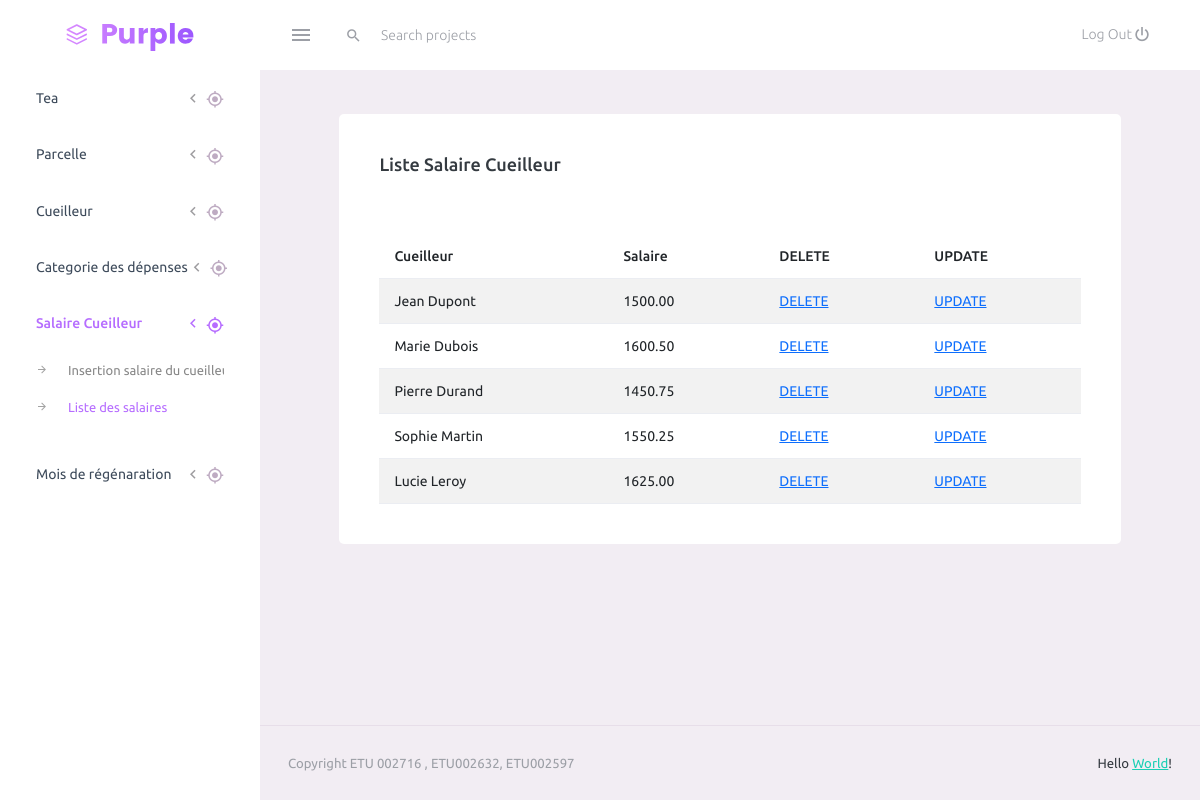
/affichage/liste_salaire_cueilleur.php, run on the app's committed database.
### tables this page shows
CREATE TABLE SalaireCueilleur (
    id INT AUTO_INCREMENT PRIMARY KEY,
    id_cueilleur INT NOT NULL,
    salaire DECIMAL(10, 2) NOT NULL,

    FOREIGN KEY (id_cueilleur) REFERENCES Cueilleur (id) ON DELETE CASCADE
);

CREATE TABLE Cueilleur (
    id INT AUTO_INCREMENT PRIMARY KEY,
    nom VARCHAR (255) NOT NULL,
    genre VARCHAR (255) NOT NULL,
    date_naissance DATE NOT NULL,
    poids_min_journalier DECIMAL(10,2) NOT NULL,
    bonus INT NOT NULL,
    malus INT NOT NULL
);

### php/model/BaseModel.php (called while the page is built)
<?php
    require_once("Database.php");
    class BaseModel {
        public static function get_all($table) {
            $query = "SELECT * FROM $table";
            return Database::fetch($query);
        }
    }
?>

### php/model/Database.php (called while the page is built, shortened)
<?php
    class Database {
        private static $host = '172.20.0.167';
        private static $user_name = 'ETU002716';
        private static $password = 'c2JMpbcVkSOs';
        private static $db_name = 'db_p16_ETU002716';
        public static function get_connection() {
            $connect = null;
            if ($connect === null)
            { $connect = mysqli_connect(self::$host, self::$user_name, self::$password, self::$db_name); }
            return $connect;
        }
        public static function fetch($query) {
            $res = mysqli_query(self::get_connection(), $query);
            $answer = array();
            while($d = mysqli_fetch_assoc($res))
            { $answer[] = $d; }
            return $answer;
        }
    }
?>

### php/model/Cueilleur.php (called while the page is built, shortened)
<?php
    require_once("Database.php");
    require_once("BaseModel.php");
    class Cueilleur extends BaseModel {
        private $nom;
        public function __construct($nom, $genre, $date_naissance, $poids_min_journalier, $bonus, $malus) {
            $this->nom = $nom;
        }
        public static function get_by_id($id) {
            $query = "SELECT * FROM Cueilleur WHERE id = $id";
            $result = Database::fetch($query);
            if ($result) {
                $cueilleur = new Cueilleur($result[0]['nom'], $result[0]['genre'], $result[0]['date_naissance'], $result[0]['poids_min_journalier'], $result[0]['bonus'], $result[0]['malus']);
                return $cueilleur;
            } else {
                return null;
            }
        }
        public function getNom()
        { return $this->nom; }
    }
?>

### affichage/liste_salaire_cueilleur.php (the view, shortened to what this page needs)
<?php
    require_once("../php/model/Cueilleur.php");
    $all_salaire_cueilleur = SalaireCueilleur::get_all("SalaireCueilleur");
?>
<!DOCTYPE html>
<html lang="en">
  <head>
    <link rel="stylesheet" href="./assets/vendors/mdi/css/materialdesignicons.min.css">
    <link rel="stylesheet" href="./assets/vendors/css/vendor.bundle.base.css">
    <link rel="stylesheet" href="./assets/css/style.css">
  </head>
  <body>
    <div class="container-scroller">
        <?php include("./partials/_navbar.php"); ?>
        <div class="container-fluid page-body-wrapper">
            <?php
                include("./partials/_sidebar.php");
            ?>
            <div class="main-panel">
            <div class="content-wrapper">
                <div class="page-header">
                <div class="card">
                  <div class="card-body">
                    <h4 class="card-title">Liste salaire cueilleur</h4>
                    <p class="card-description">  <code></code>
                    </p>
                    <table class="table table-striped">
                      <thead>
                        <tr>
                          <th> Cueilleur</th>
                          <th> Salaire </th>
                          <th>DELETE</th>
                          <th>UPDATE</th>
                        </tr>
                      </thead>
                      <tbody>
                          <?php for ($i = 0; $i < count($all_salaire_cueilleur); $i++) { ?>
                              <tr>
                                <td><?php echo (Cueilleur::get_by_id($all_salaire_cueilleur[$i]["id_cueilleur"])->getNom()); ?></td>
                                <td><?php echo ($all_salaire_cueilleur[$i]["salaire"]); ?></td>
                                <td><a href="../php/traitement/traitement_delete_salaire_cueilleur.php?id=<?php echo $all_salaire_cueilleur[$i]['id']; ?>">DELETE</a></td>
                                <td><a href="insert_salaire_cueilleur.php?id=<?php echo $all_salaire_cueilleur[$i]['id']; ?>">UPDATE</a></td>
                              </tr>
                          <?php } ?>
                      </tbody>
                    </table>
                  </div>
                </div>
            </div>
    </div>
    <?php
      include("./partials/_footer.php");
    ?>
  </body>
</html>

### data on the page
salairecueilleur: id_cueilleur.nom "Jean Dupont", salaire "1500.00"
salairecueilleur: id_cueilleur.nom "Marie Dubois", salaire "1600.50"
salairecueilleur: id_cueilleur.nom "Pierre Durand", salaire "1450.75"
salairecueilleur: id_cueilleur.nom "Sophie Martin", salaire "1550.25"
salairecueilleur: id_cueilleur.nom "Lucie Leroy", salaire "1625.00"
